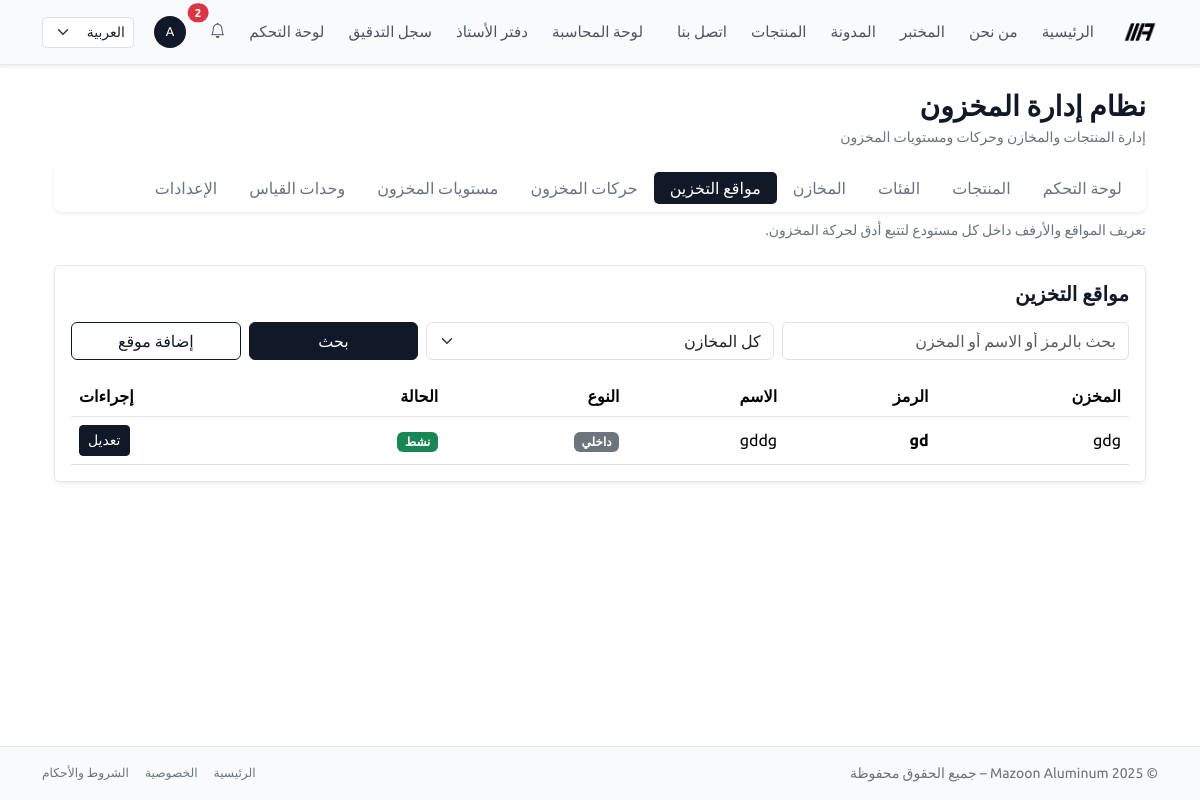
Before: /ar/inventory/locations/ (signed in) with the older database file.
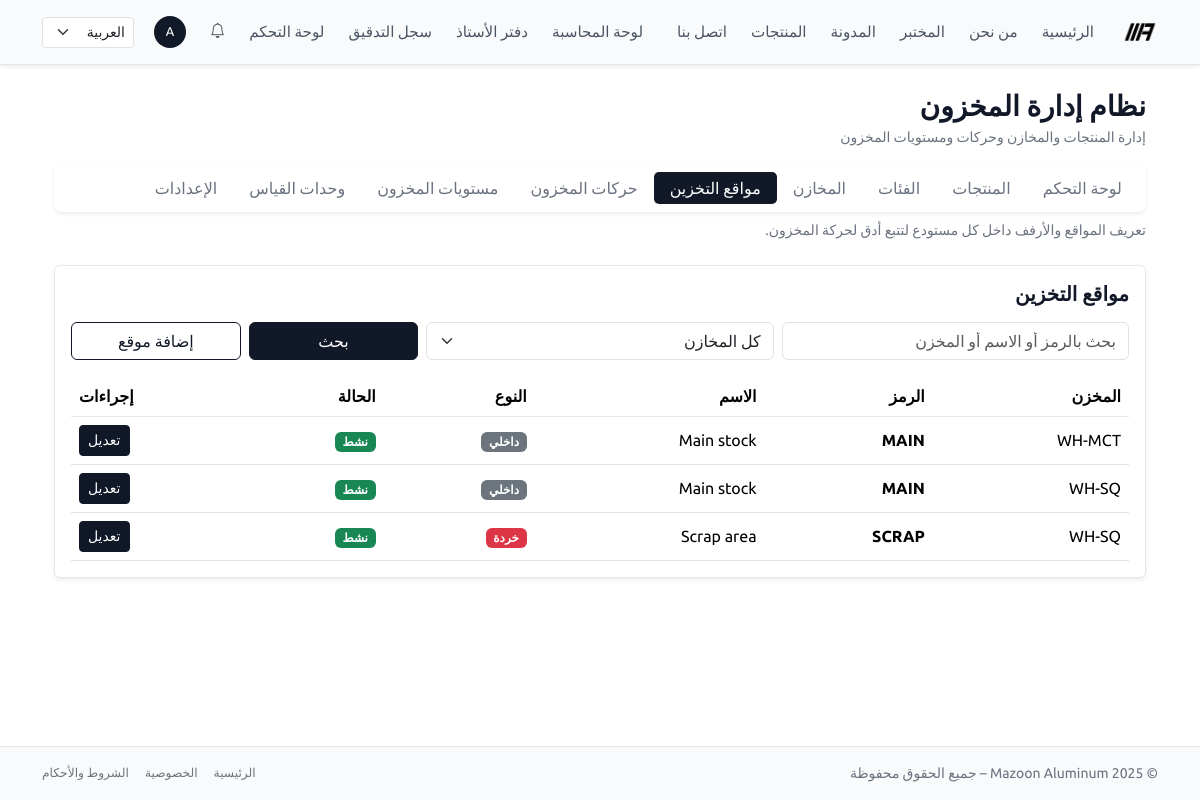
After: the same page with the newer database file.
### inventory/models.py (models this page shows, shortened)
class StockLocation(TimeStampedModel):
    class LocationType(models.TextChoices):
        INTERNAL = "internal", _("Internal")
        SUPPLIER = "supplier", _("Supplier")
        CUSTOMER = "customer", _("Customer")
        SCRAP = "scrap", _("Scrap")
        TRANSIT = "transit", _("Transit")
    warehouse = models.ForeignKey(
        Warehouse,
        on_delete=models.CASCADE,
        related_name="locations",
        verbose_name=_("Warehouse"),
    )
    code = models.CharField(
        max_length=30,
        verbose_name=_("Location code"),
        help_text=_("Short code, e.g. STOCK, SCRAP, SHOWROOM."),
    )
    name = models.CharField(
        max_length=200,
        verbose_name=_("Location name"),
    )
    type = models.CharField(
        max_length=20,
        choices=LocationType.choices,
        default=LocationType.INTERNAL,
        verbose_name=_("Location type"),
    )
    is_active = models.BooleanField(
        default=True,
        verbose_name=_("Active"),
    )
    objects = StockLocationManager()
    class Meta:
        verbose_name = _("Stock location")
        verbose_name_plural = _("Stock locations")
        unique_together = ("warehouse", "code")
        ordering = ("warehouse__code", "code")

class Warehouse(TimeStampedModel):
    code = models.CharField(
        max_length=20,
        unique=True,
        verbose_name=_("Warehouse code"),
        help_text=_("Short code, e.g. WH-MCT."),
    )
    name = models.CharField(
        max_length=200,
        verbose_name=_("Warehouse name"),
    )
    description = models.TextField(
        blank=True,
        verbose_name=_("Description"),
    )
    is_active = models.BooleanField(
        default=True,
        verbose_name=_("Active"),
    )
    objects = WarehouseManager()
    class Meta:
        verbose_name = _("Warehouse")
        verbose_name_plural = _("Warehouses")
        ordering = ("code",)

### inventory/views.py (the view)
class StockLocationListView(InventoryStaffRequiredMixin, ListView):
    model = StockLocation
    template_name = "inventory/location/list.html"
    context_object_name = "locations"
    paginate_by = 50
    def get_queryset(self):
        qs = (
            StockLocation.objects
            .select_related("warehouse")
            .order_by("warehouse__code", "code")
        )
        q = self.request.GET.get("q", "").strip()
        wh = self.request.GET.get("warehouse") or None
        if q:
            qs = qs.filter(
                Q(code__icontains=q)
                | Q(name__icontains=q)
                | Q(warehouse__code__icontains=q)
            )
        if wh:
            qs = qs.filter(warehouse_id=wh)
        self.search_query = q
        self.warehouse_filter = wh
        return qs
    def get_context_data(self, **kwargs):
        ctx = super().get_context_data(**kwargs)
        ctx["q"] = getattr(self, "search_query", "")
        ctx["warehouse_filter"] = getattr(self, "warehouse_filter", None)
        ctx["warehouses"] = Warehouse.objects.filter(is_active=True)
        ctx["subsection"] = "locations"
        return ctx

### templates/inventory/location/list.html (shortened to what this page needs)
{% extends "base.html" %}
{% load i18n %}
{% block content %}
<div class="container-fluid">
  {% include "inventory/_nav.html" %}
  <div class="card shadow-sm border-0 mb-4 bg-mazoon-card">
    <div class="card-body">
      <h2 class="h5 fw-bold text-mazoon mb-3">
        {% trans "مواقع التخزين" %}
      </h2>
      <form method="get" class="row g-2 mb-3">
        <div class="col-md-4 col-sm-6">
          <input type="text" name="q" value="{{ q }}"
                 class="form-control"
                 placeholder="{% trans 'بحث بالرمز أو الاسم أو المخزن' %}">
        </div>
        <div class="col-md-4 col-sm-6">
          <select name="warehouse" class="form-select">
            <option value="">{% trans 'كل المخازن' %}</option>
          </select>
        </div>
        <div class="col-md-2 col-sm-4">
          <button class="btn btn-primary w-100" type="submit">
            {% trans "بحث" %}
          </button>
        </div>
        <div class="col-md-2 col-sm-4">
          <a href="{% url 'inventory:location_create' %}"
             class="btn btn-outline-primary w-100">
            {% trans "إضافة موقع" %}
          </a>
        </div>
      </form>
      <div class="table-responsive">
        <table class="table table-hover align-middle mb-0">
          <thead>
            <tr>
              <th>{% trans "المخزن" %}</th>
              <th>{% trans "الرمز" %}</th>
              <th>{% trans "الاسم" %}</th>
              <th>{% trans "النوع" %}</th>
              <th>{% trans "الحالة" %}</th>
              <th class="text-end">{% trans "إجراءات" %}</th>
            </tr>
          </thead>
          <tbody>
            {% for loc in locations %}
            <tr>
              <td>{{ loc.warehouse.code }}</td>
              <td class="fw-bold">{{ loc.code }}</td>
              <td>{{ loc.name }}</td>
              <td>
                {% if loc.type == 'internal' %}
                  <span class="badge bg-secondary">{% trans "داخلي" %}</span>
                {% elif loc.type == 'supplier' %}
                  <span class="badge bg-warning text-dark">{% trans "مورد" %}</span>
                {% elif loc.type == 'customer' %}
                  <span class="badge bg-info text-dark">{% trans "زبون" %}</span>
                {% elif loc.type == 'scrap' %}
                  <span class="badge bg-danger">{% trans "خردة" %}</span>
                {% elif loc.type == 'transit' %}
                  <span class="badge bg-primary">{% trans "عابر" %}</span>
                {% endif %}
              </td>
              <td>
                {% if loc.is_active %}
                  <span class="badge bg-success">{% trans "نشط" %}</span>
                {% else %}
                  <span class="badge bg-danger">{% trans "متوقف" %}</span>
                {% endif %}
              </td>
              <td class="text-end">
                <a href="{% url 'inventory:location_update' loc.id %}"
                   class="btn btn-sm btn-primary">
                  {% trans "تعديل" %}
                </a>
              </td>
            </tr>
            {% empty %}
            <tr>
              <td colspan="6" class="text-center text-muted py-4">
                {% trans "لا توجد مواقع حالياً." %}
              </td>
            </tr>
            {% endfor %}
          </tbody>
        </table>
      </div>
    </div>
  </div>
</div>
{% endblock %}

### templates/base.html (shortened to what this page needs)
{% load static i18n %}
<!doctype html>
<html lang="{{ LANGUAGE_CODE }}" dir="{% if LANGUAGE_CODE == 'ar' %}rtl{% else %}ltr{% endif %}" data-bs-theme="light">
<head>
  {% if LANGUAGE_CODE == "ar" %}
    <link href="https://cdn.jsdelivr.net/npm/bootstrap@5.3.8/dist/css/bootstrap.rtl.min.css"
          rel="stylesheet"
/>
  {% else %}
    <link href="https://cdn.jsdelivr.net/npm/bootstrap@5.3.8/dist/css/bootstrap.min.css"
          rel="stylesheet"
/>
  {% endif %}
<link rel="stylesheet"
      href="https://cdn.jsdelivr.net/npm/bootstrap-icons@1.11.3/font/bootstrap-icons.css">
  <link rel="stylesheet" href="{% static 'css/style.css' %}"/>
</head>
<body class="bg-body text-body d-flex flex-column min-vh-100">
<nav class="navbar navbar-expand-lg navbar-light mazoon-navbar shadow-sm">
  <div class="container">
    <a class="navbar-brand fw-bold d-flex align-items-center gap-2" href="{% url 'home' %}">
      <img src="{% static 'img/logo_mazoon_black.png' %}"
           alt="Mazoon Aluminum logo"
           class="navbar-logo">
    </a>
    <div class="collapse navbar-collapse" id="mainNavbar">
      <ul class="navbar-nav me-auto mb-2 mb-lg-0 main-nav-links">
        <li class="nav-item">
          <a class="nav-link {% if request.resolver_match.url_name == 'home' %}active{% endif %}"
             href="{% url 'home' %}">{% trans "الرئيسية" %}</a>
        </li>
        <li class="nav-item">
          <a class="nav-link {% if request.resolver_match.url_name == 'about' %}active{% endif %}"
             href="{% url 'about' %}">{% trans "من نحن" %}</a>
        </li>
        <li class="nav-item">
          <a class="nav-link {% if request.resolver_match.url_name == 'lab' %}active{% endif %}"
             href="{% url 'lab' %}">{% trans "المختبر" %}</a>
        </li>
        <li class="nav-item">
          <a class="nav-link {% if request.resolver_match.url_name == 'blog_list' or request.resolver_match.url_name == 'blog_detail' %}active{% endif %}"
             href="{% url 'blog_list' %}">{% trans "المدونة" %}</a>
        </li>
        <li class="nav-item">
          <a class="nav-link {% if request.resolver_match.url_name == 'product_list' %}active{% endif %}"
             href="{% url 'product_list' %}">{% trans "المنتجات" %}</a>
        </li>
        <li class="nav-item">
          <a class="nav-link {% if request.resolver_match.url_name == 'contact' %}active{% endif %}"
             href="{% url 'contact' %}">{% trans "اتصل بنا" %}</a>
        </li>
      </ul>
      <ul class="navbar-nav ms-auto mb-2 mb-lg-0 align-items-center top-right-links">
{% if user.is_authenticated %}
  {% if user.is_staff or user.is_superuser %}
    <li class="nav-item">
      <a class="nav-link {% if request.resolver_match.namespace == 'accounting' %}active{% endif %}"
         href="{% url 'accounting:dashboard' %}">
        {% trans "لوحة المحاسبة" %}
      </a>
    </li>
  {% endif %}
{% endif %}
{% if user.is_authenticated and user.is_staff %}
  <li class="nav-item">
    <a class="nav-link {% if request.resolver_match.namespace == 'ledger' %}active{% endif %}"
       href="{% url 'ledger:dashboard' %}">
      {% trans "دفتر الأستاذ" %}
    </a>
  </li>
  <li class="nav-item">
    <a class="nav-link {% if request.resolver_match.namespace == 'core' and request.resolver_match.url_name == 'audit_log_list' %}active{% endif %}"
       href="{% url 'core:audit_log_list' %}">
      {% trans "سجل التدقيق" %}
    </a>
  </li>
  <li class="nav-item">
    {% if request.resolver_match.namespace == 'inventory' and subsection == 'dashboard' %}
      <a class="nav-link active"
         href="{% url 'inventory:dashboard' %}">
        {% trans "لوحة التحكم" %}
      </a>
    {% else %}
      <a class="nav-link"
         href="{% url 'inventory:dashboard' %}">
        {% trans "لوحة التحكم" %}
      </a>
    {% endif %}
  </li>
{% endif %}
          {% include "core/notifications/_navbar_dropdown.html" %}
        {% if user.is_authenticated %}
          <li class="nav-item dropdown">
            <a class="nav-link d-flex align-items-center gap-2"
               href="#"
               id="userMenuDropdown"
               role="button"
               data-bs-toggle="dropdown"
               aria-expanded="false">
              <span class="rounded-circle d-inline-flex justify-content-center align-items-center"
                    style="width: 32px; height: 32px; background-color: #111827; color: #fff; font-size: 0.8rem;">
                {{ user.username|first|upper }}
              </span>
            </a>
          </li>
        {% endif %}
        <li class="nav-item ms-2">
          <form action="{% url 'set_language' %}" method="post" class="d-flex">
            <select name="language"
                    class="form-select form-select-sm lang-switcher"
                    onchange="this.form.submit()">
              <option value="ar" {% if LANGUAGE_CODE == 'ar' %}selected{% endif %}>العربية</option>
            </select>
          </form>
        </li>
      </ul>
    </div>
  </div>
</nav>
<main class="py-4 flex-grow-1">
  <div class="container">
    {% block content %}{% endblock %}
  </div>
</main>
<footer class="mazoon-footer border-top py-3 mt-auto">
  <div class="container d-flex flex-column flex-md-row justify-content-between align-items-center text-muted small gap-2">
    <div>
      &copy; {% now "Y" %} Mazoon Aluminum – {% trans "جميع الحقوق محفوظة" %}
    </div>
    <div class="d-flex gap-3">
      <a href="{% url 'home' %}" class="link-secondary text-decoration-none small">{% trans "الرئيسية" %}</a>
      <a href="#" class="link-secondary text-decoration-none small">{% trans "الخصوصية" %}</a>
      <a href="#" class="link-secondary text-decoration-none small">{% trans "الشروط والأحكام" %}</a>
    </div>
  </div>
</footer>
</body>
</html>

### templates/core/notifications/_navbar_dropdown.html (shortened to what this page needs)
{% load i18n %}
{% if user.is_authenticated %}
<li class="nav-item dropdown">
  <a class="nav-link position-relative"
     href="#"
     id="navbarNotificationsDropdown"
     role="button"
     data-bs-toggle="dropdown"
     aria-expanded="false">
    <i class="bi bi-bell"></i>
    {% if notif_unread_count %}
      <span class="position-absolute top-0 start-100 translate-middle badge rounded-pill bg-danger">
        {{ notif_unread_count }}
      </span>
    {% endif %}
  </a>
</li>
{% endif %}

### templates/inventory/_nav.html
{% load i18n %}
<div class="d-flex justify-content-between align-items-center mb-3">
  <div>
    <h1 class="h3 fw-bold mb-1 text-mazoon">
      {% trans "نظام إدارة المخزون" %}
    </h1>
    <p class="text-muted small mb-0">
      {% trans "إدارة المنتجات والمخازن وحركات ومستويات المخزون" %}
    </p>
  </div>
</div>
<ul class="nav nav-pills mazoon-nav bg-mazoon-card p-2 rounded-3 shadow-sm mb-2">
  <li class="nav-item">
    <a class="nav-link px-3 py-1 {% if subsection == 'dashboard' %}active{% endif %}"
       href="{% url 'inventory:dashboard' %}">
      {% trans "لوحة التحكم" %}
    </a>
  </li>
  <li class="nav-item">
    <a class="nav-link px-3 py-1 {% if subsection == 'products' %}active{% endif %}"
       href="{% url 'inventory:product_list' %}">
      {% trans "المنتجات" %}
    </a>
  </li>
  <li class="nav-item">
    <a class="nav-link px-3 py-1 {% if subsection == 'categories' %}active{% endif %}"
       href="{% url 'inventory:category_list' %}">
      {% trans "الفئات" %}
    </a>
  </li>
  <li class="nav-item">
    <a class="nav-link px-3 py-1 {% if subsection == 'warehouses' %}active{% endif %}"
       href="{% url 'inventory:warehouse_list' %}">
      {% trans "المخازن" %}
    </a>
  </li>
  <li class="nav-item">
    <a class="nav-link px-3 py-1 {% if subsection == 'locations' %}active{% endif %}"
       href="{% url 'inventory:location_list' %}">
      {% trans "مواقع التخزين" %}
    </a>
  </li>
  <li class="nav-item">
    <a class="nav-link px-3 py-1 {% if subsection == 'moves' %}active{% endif %}"
       href="{% url 'inventory:move_list' %}">
      {% trans "حركات المخزون" %}
    </a>
  </li>
  <li class="nav-item">
    <a class="nav-link px-3 py-1 {% if subsection == 'stock_levels' %}active{% endif %}"
       href="{% url 'inventory:stocklevel_list' %}">
      {% trans "مستويات المخزون" %}
    </a>
  </li>
  <li class="nav-item">
    <a class="nav-link px-3 py-1 {% if subsection == 'uom' %}active{% endif %}"
       href="{% url 'uom:unit_list' %}">
      <span>{% trans "وحدات القياس" %}</span>
    </a>
  </li>
  <li class="nav-item">
    <a class="nav-link px-3 py-1 {% if subsection == 'settings' %}active{% endif %}"
       href="{% url 'inventory:settings' %}">
      {% trans "الإعدادات" %}
    </a>
  </li>
</ul>
<div class="mb-4">
  <p class="text-muted small mb-0">
    {% if subsection == 'dashboard' %}
      {% trans "نظرة عامة على المخزون وحركاته مع مؤشرات سريعة." %}
    {% elif subsection == 'products' %}
      {% trans "تعريف وإدارة المنتجات ووحدات القياس وحالة النشر والتتبع في المخزون." %}
    {% elif subsection == 'categories' %}
      {% trans "تنظيم المنتجات في تصنيفات وفئات منطقية لتسهيل البحث والتقارير." %}
    {% elif subsection == 'warehouses' %}
      {% trans "إدارة المستودعات الرئيسية التي يتم فيها حفظ المخزون." %}
    {% elif subsection == 'locations' %}
      {% trans "تعريف المواقع والأرفف داخل كل مستودع لتتبع أدق لحركة المخزون." %}
    {% elif subsection == 'moves' %}
      {% trans "تسجيل وإدارة الحركات الواردة والصادرة والتحويلات بين المستودعات والمواقع." %}
    {% elif subsection == 'stock_levels' %}
      {% trans "متابعة مستويات المخزون، الحدود الدنيا، وحالة توفر الكميات لكل موقع." %}
    {% elif subsection == 'uom' %}
      {% trans "إدارة وحدات القياس الأساسية والبديلة والرموز المستخدمة في النظام." %}
    {% elif subsection == 'settings' %}
      {% trans "ضبط إعدادات المخزون العامة مثل بادئات ترقيم الحركات." %}
    {% else %}
      {% trans "اختر إحدى الشاشات أعلاه لإدارة بيانات المخزون." %}
    {% endif %}
  </p>
</div>

Changed rows visible on the page:
removed StockLocation: warehouse.code "gdg", code "gd", name "gddg"
added StockLocation: warehouse.code "WH-MCT", code "MAIN", name "Main stock"
added StockLocation: warehouse.code "WH-SQ", code "MAIN", name "Main stock"
added StockLocation: warehouse.code "WH-SQ", code "SCRAP", name "Scrap area"
Other visible differences:
{{ notif_unread_count }}: "2" → (not shown)
